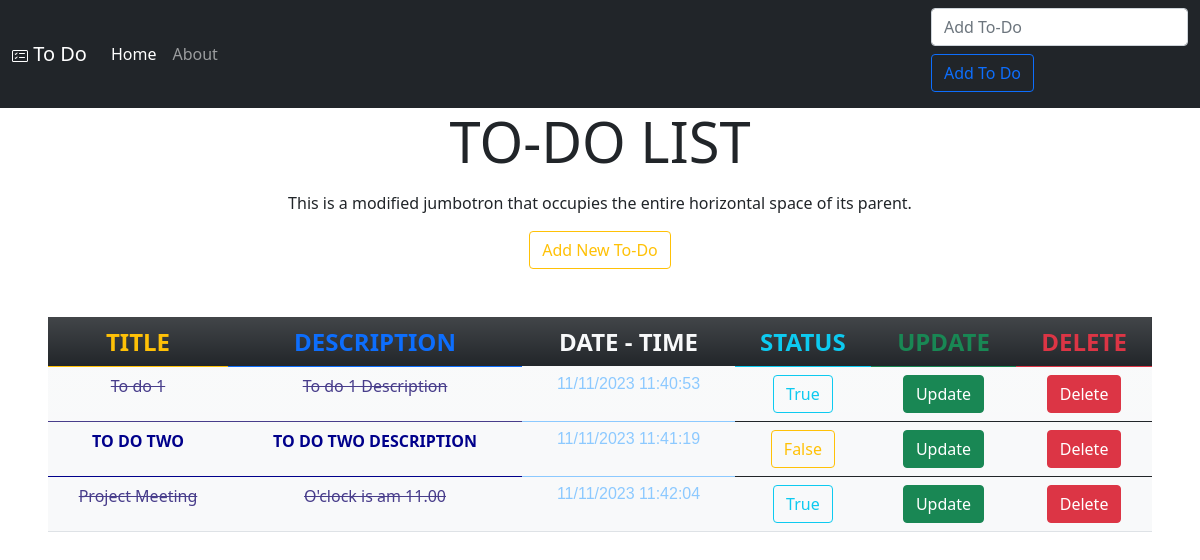
The page / on the database its author committed.
### todo_app/models.py (models this page shows, shortened)
class Todos(models.Model):
    title=models.TextField(max_length=50)
    description=models.TextField(max_length=1000,blank=True)
    finished=models.BooleanField(default=False)
    date=models.DateTimeField(default=datetime.now,blank=True)

### todo_app/views.py (the view)
# urls.py: path('',views.index,name="index"),
def index(request):
    if request.method=="POST":
        form=ListForm(request.POST or None)
        if form.is_valid:
            form.save()
            todo_list=Todos.objects.all()
            return render(request,"todo_app/index.html",{"todo_list":todo_list})
    else:
        todo_list=Todos.objects.all()
        return render(request,"todo_app/index.html",{"todo_list":todo_list})

### templates/todo_app/index.html (shortened to what this page needs)
{% extends "todo_app/base.html" %}
{% block navlink %}
<li class="nav-item">
  <a class="nav-link active" href="{% url 'index' %}" aria-current="page" >Home</a>
</li>
<li class="nav-item">
  <a class="nav-link" href="{% url 'about' %}">About</a>
</li>
{% endblock navlink %}
{% block content %}
<div class="jumbotron jumbotron-fluid">
  <div class="container">
    <h1 class="display-4 "><center>TO-DO LIST</center></h1>
    <p class="lead">
      <center>
        This is a modified jumbotron that occupies the entire horizontal
        space of its parent.
      </center>
    </p>
  </div>
</div>
<center>
  <div>
    {% block creater %}
    <center>
      <div>
        <a href="{%url 'create' %}"
        class="btn btn-outline-warning" role="button">
        Add New To-Do
      </a>
    </div>
  </center>
  {% endblock creater %}
</div>
</center>
<div class="mx-5">
  <table class="table text-center font-weight-bold my-5 bg-light bg-gradient">
    <thead  class="text-uppercase font-weight-bold bg-dark bg-gradient">
      <tr class="fs-4">
        <th scope="col"class="text-warning ">Title</th>
        <th scope="col" class="text-primary">Description</th>
        <th scope="col" class="text-light">Date - Time</th>
        <th scope="col"class="text-info">Status</th>
        <th scope="col"class="text-success">Update</th>
        <th scope="col"class="text-danger">Delete</th>
      </tr>
    </thead>
    <form method="POST">
    <tbody>
      {% for todo in todo_list  %}
      <tr class="fs-3 fw-bold">
        {% if todo.finished %}
        <td class="finish" >{{todo.title}}</td>
        <td class="finish" >{{todo.description}}</td>
        {% else %}
        <td class="notfinish">{{todo.title}}</td>
        <td class="notfinish">{{todo.description}}</td>
        {% endif %}
        <td class="date">{{ todo.date|date:"d/m/Y H:i:s" }}</td>
        <td>
         <a href="{% url 'toggle_finished' todo.id %}" role="button" type="submit" class="btn btn-outline-{{ todo.finished|yesno:'info,warning' }}">{{ todo.finished}}</a>
        </td>
        <td><a href="{% url 'update' todo.id %}" class="btn btn-success">Update</a></td>
        <td><a href="{% url 'delete' todo.id %}" class="btn btn-danger">Delete</a></td>
      </tr>
    </tbody>
  </form>
    {% endfor %}
  </table>
  </div>
{% endblock content %}

### templates/todo_app/base.html (shortened to what this page needs)
<!DOCTYPE html>
<html lang="en">
  <head>
    {%load static %}
    <link
      href="https://cdn.jsdelivr.net/npm/bootstrap@5.0.2/dist/css/bootstrap.min.css"
      rel="stylesheet"
    />
  </head>
  <body>
    <nav class="navbar navbar-expand-lg text-warning navbar-dark bg-dark">
      <div class="container-fluid">
        <a class="navbar-brand" href="{% url 'index'%}"> To Do</a>
        <div class="collapse navbar-collapse" id="navbarSupportedContent">
          <ul class="navbar-nav me-auto mb-2 mb-lg-0">
            {% block navlink %}
            {% endblock navlink %}
          </ul>
          <form class="form-inline my-2 my-lg-0" method="post">
            <input
            onchange={{search}}
            name="title"
              class="form-control mr-sm-2"
              type="search"
              placeholder="Add To-Do"
            />
            <a href="{%url 'create' %}" class="btn btn-outline-primary my-2 my-sn-0" type="submit">Add To Do</a>
          </form>
        </div>
      </div>
    </nav>
 {% block content %}
 {% endblock content %}
  </body>
</html>

### templates/todo_app/index.html (style rules this page uses)
.notfinish { color: darkblue; text-transform: uppercase; }
.date { color: rgb(140, 201, 255); font-size: medium; font-weight: 500; font-family: 'Franklin Gothic Medium', 'Arial Narrow', Arial, sans-serif; }
.finish { background-color: rgb(73, 73, 73); color: darkslateblue; font-size: medium; font-weight: 500; text-decoration: line-through; }

### templates/todo_app/base.html (style rules this page uses)
td { font-size:16px; }

### rows shown on the page
Todos: title "To do 1", description "To do 1 Description", date "11/11/2023 11:40:53", finished "True"
Todos: title "TO DO TWO", description "TO DO TWO DESCRIPTION", date "11/11/2023 11:41:19", finished "False"
Todos: title "Project Meeting", description "O'clock is am 11.00", date "11/11/2023 11:42:04", finished "True"
